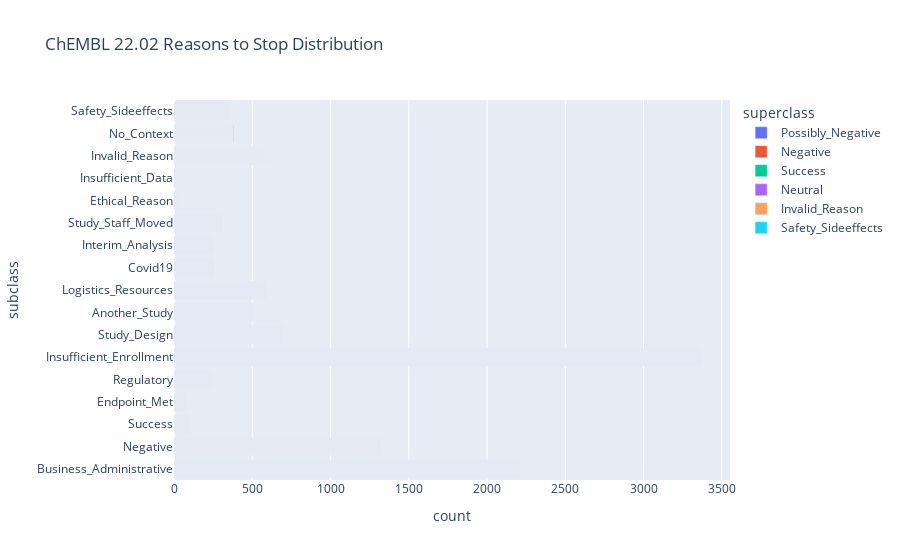

The notebook cell saved with this chart:
### Code cell
fig = px.bar(predictions_exploded.toPandas(), y='subclass', color='superclass', title='ChEMBL 22.02 Reasons to Stop Distribution')
fig.update_layout(barmode='stack', xaxis={'categoryorder':'total descending'})

fig.show()

### Figure 1 — Plotly figure (JSON) as saved in the notebook; plotly's stock layout.template omitted (floating-point values rounded to 4 significant figures; data arrays with more than 128 entries replaced by an {"elided": "..."} marker saying what was removed)
{"data": [{"alignmentgroup": "True", "hovertemplate": "superclass=Possibly_Negative<br>count=%{x}<br>subclass=%{y}<extra></extra>", "legendgroup": "Possibly_Negative", "marker": {"color": "#636efa", "pattern": {"shape": ""}}, "name": "Possibly_Negative", "offsetgroup": "Possibly_Negative", "orientation": "h", "showlegend": true, "textposition": "auto", "type": "bar", "x": {"elided": "2213 int values"}, "xaxis": "x", "y": {"elided": "2213 str values"}, "yaxis": "y"}, {"alignmentgroup": "True", "hovertemplate": "superclass=Negative<br>count=%{x}<br>subclass=%{y}<extra></extra>", "legendgroup": "Negative", "marker": {"color": "#EF553B", "pattern": {"shape": ""}}, "name": "Negative", "offsetgroup": "Negative", "orientation": "h", "showlegend": true, "textposition": "auto", "type": "bar", "x": {"elided": "1319 int values"}, "xaxis": "x", "y": {"elided": "1319 str values"}, "yaxis": "y"}, {"alignmentgroup": "True", "hovertemplate": "superclass=Success<br>count=%{x}<br>subclass=%{y}<extra></extra>", "legendgroup": "Success", "marker": {"color": "#00cc96", "pattern": {"shape": ""}}, "name": "Success", "offsetgroup": "Success", "orientation": "h", "showlegend": true, "textposition": "auto", "type": "bar", "x": [1, 1, 1, 1, 1, 1, 1, 1, 1, 1, 1, 1, 1, 1, 1, 1, 1, 1, 1, 1, 1, 1, 1, 1, 1, 1, 1, 1, 1, 1, 1, 1, 1, 1, 1, 1, 1, 1, 1, 1, 1, 1, 1, 1, 1, 1, 1, 1, 1, 1, 1, 1, 1, 1, 1, 1, 1, 1, 1, 1, 1, 1, 1, 1, 1, 1, 1, 1, 1, 1, 1, 1, 1, 1, 1, 1, 1, 1, 1, 1, 1, 1, 1, 1, 1, 1, 1, 1, 1, 1, 1, 1, 1, 1, 1, 1, 1, 1, 1, 1, 1, 1, 1, 1, 1], "xaxis": "x", "y": ["Success", "Success", "Success", "Success", "Success", "Success", "Success", "Success", "Success", "Success", "Success", "Success", "Success", "Success", "Success", "Success", "Success", "Success", "Success", "Success", "Success", "Success", "Success", "Success", "Success", "Success", "Success", "Success", "Success", "Success", "Success", "Success", "Success", "Success", "Success", "Success", "Success", "Success", "Success", "Success", "Success", "Success", "Success", "Success", "Success", "Success", "Success", "Success", "Success", "Success", "Success", "Success", "Success", "Success", "Success", "Success", "Success", "Success", "Success", "Success", "Success", "Success", "Success", "Success", "Success", "Success", "Success", "Success", "Success", "Success", "Success", "Success", "Success", "Success", "Success", "Success", "Success", "Success", "Success", "Success", "Success", "Success", "Success", "Success", "Success", "Success", "Success", "Success", "Success", "Success", "Success", "Success", "Success", "Success", "Success", "Success", "Success", "Success", "Success", "Success", "Success", "Success", "Success", "Success", "Success"], "yaxis": "y"}, {"alignmentgroup": "True", "hovertemplate": "superclass=Neutral<br>count=%{x}<br>subclass=%{y}<extra></extra>", "legendgroup": "Neutral", "marker": {"color": "#ab63fa", "pattern": {"shape": ""}}, "name": "Neutral", "offsetgroup": "Neutral", "orientation": "h", "showlegend": true, "textposition": "auto", "type": "bar", "x": {"elided": "6342 int values"}, "xaxis": "x", "y": {"elided": "6342 str values"}, "yaxis": "y"}, {"alignmentgroup": "True", "hovertemplate": "superclass=Invalid_Reason<br>count=%{x}<br>subclass=%{y}<extra></extra>", "legendgroup": "Invalid_Reason", "marker": {"color": "#FFA15A", "pattern": {"shape": ""}}, "name": "Invalid_Reason", "offsetgroup": "Invalid_Reason", "orientation": "h", "showlegend": true, "textposition": "auto", "type": "bar", "x": {"elided": "995 int values"}, "xaxis": "x", "y": {"elided": "995 str values"}, "yaxis": "y"}, {"alignmentgroup": "True", "hovertemplate": "superclass=Safety_Sideeffects<br>count=%{x}<br>subclass=%{y}<extra></extra>", "legendgroup": "Safety_Sideeffects", "marker": {"color": "#19d3f3", "pattern": {"shape": ""}}, "name": "Safety_Sideeffects", "offsetgroup": "Safety_Sideeffects", "orientation": "h", "showlegend": true, "textposition": "auto", "type": "bar", "x": {"elided": "359 int values"}, "xaxis": "x", "y": {"elided": "359 str values"}, "yaxis": "y"}], "layout": {"barmode": "stack", "legend": {"title": {"text": "superclass"}, "tracegroupgap": 0}, "title": {"text": "ChEMBL 22.02 Reasons to Stop Distribution"}, "xaxis": {"anchor": "y", "categoryorder": "total descending", "domain": [0, 1], "title": {"text": "count"}}, "yaxis": {"anchor": "x", "domain": [0, 1], "title": {"text": "subclass"}}}}
